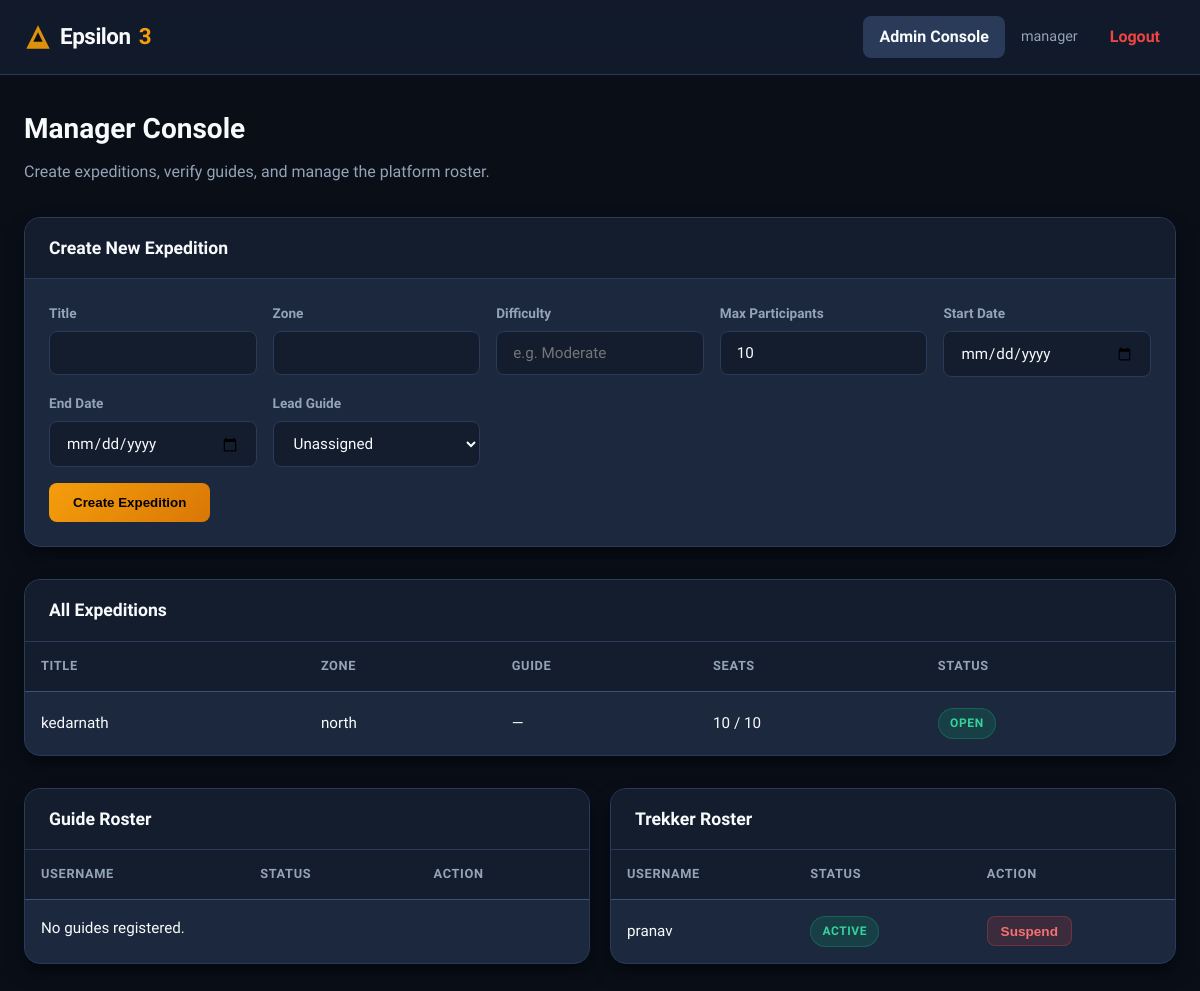
The app's page /admin/dashboard (signed in), older data.
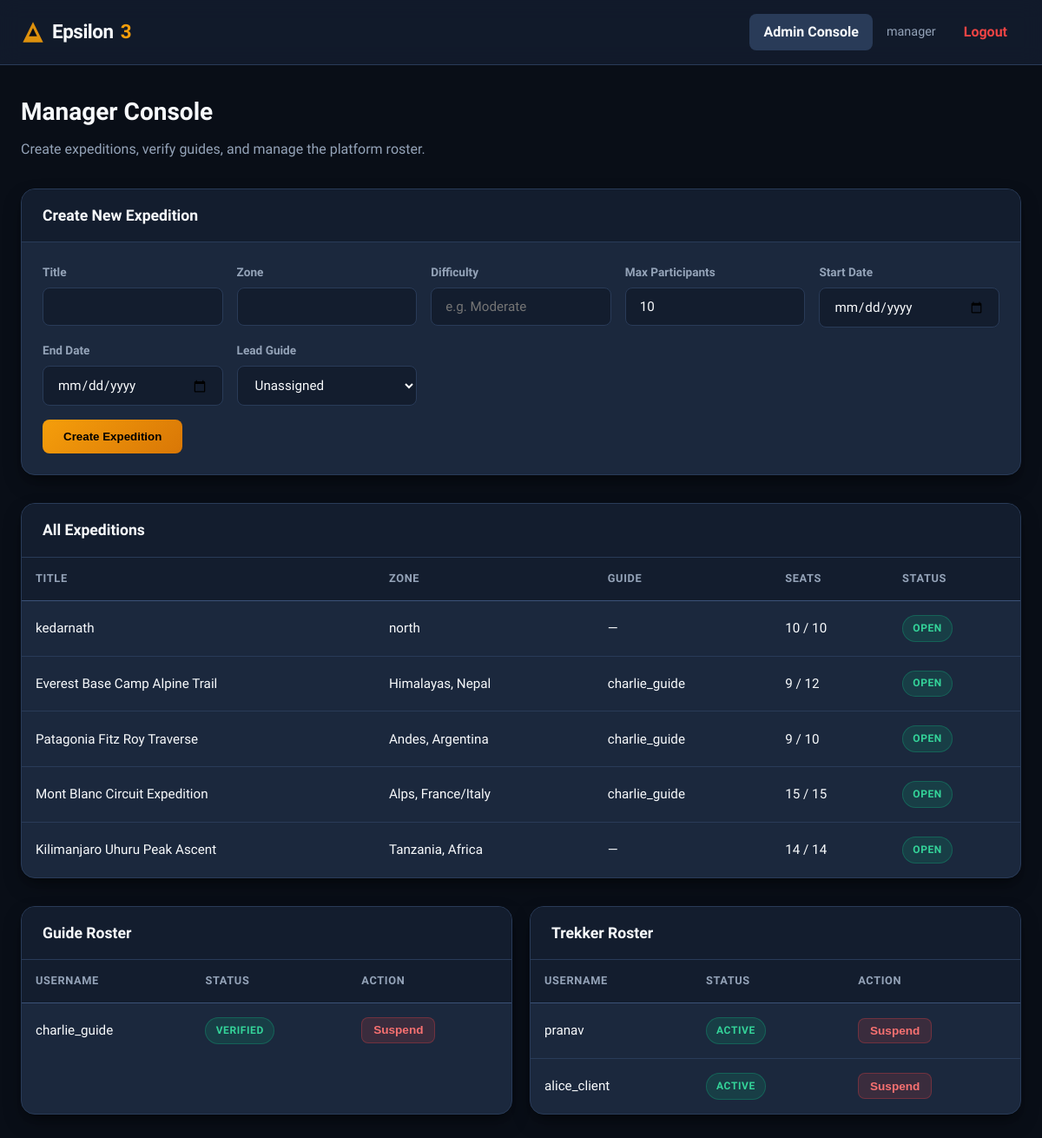
The same page, newer data.
### database/models.py (models this page shows, shortened)
class Expedition(db.Model):
    __tablename__ = 'expeditions'
    expedition_id = db.Column(db.Integer, primary_key=True)
    title = db.Column(db.String(200), nullable=False)
    zone = db.Column(db.String(100), nullable=False)
    difficulty_grade = db.Column(db.String(50), nullable=False)
    max_participants = db.Column(db.Integer, nullable=False)
    available_seats = db.Column(db.Integer, nullable=False)
    start_date = db.Column(db.DateTime, nullable=False)
    end_date = db.Column(db.DateTime, nullable=False)
    expedition_status = db.Column(db.String(50), default='Pending Approval', nullable=False)
    lead_guide_id = db.Column(db.Integer, db.ForeignKey('users.user_id'), nullable=True)
    guide = db.relationship(
        'UserAccount',
        backref=db.backref('assigned_expeditions', lazy=True),
        foreign_keys=[lead_guide_id]
    )

class UserAccount(db.Model):
    __tablename__ = 'users'
    user_id = db.Column(db.Integer, primary_key=True)
    username = db.Column(db.String(100), unique=True, nullable=False)
    password_hash = db.Column(db.String(255), nullable=False)
    user_role = db.Column(db.String(30), default='trekker', nullable=False)
    is_verified = db.Column(db.Boolean, default=True, nullable=False)
    is_enabled = db.Column(db.Boolean, default=True, nullable=False)

### controllers/manager_controller.py (the view)
@manager_controller.route('/dashboard')
def admin_dashboard():
    if not _is_manager_logged_in():
        return redirect('/portal/login')
    all_expeditions = Expedition.query.all()
    guides = UserAccount.query.filter_by(user_role='guide').all()
    trekkers = UserAccount.query.filter(UserAccount.user_role.in_(['trekker', 'client'])).all()
    return render_template(
        'admin_panel.html',
        expeditions=all_expeditions,
        guides=guides,
        trekkers=trekkers
    )

### controllers/manager_controller.py (called while the page is built)
def _is_manager_logged_in() -> bool:
    return session.get('user_role') == 'manager' and 'user_id' in session

### templates/admin_panel.html (shortened to what this page needs)
{% extends "base_layout.html" %}
{% block nav_links %}
    <a href="/admin/dashboard" class="nav-link-custom active">Admin Console</a>
{% endblock %}
{% block content %}
<h1 style="margin: 0 0 0.5rem; font-size: 1.75rem;">Manager Console</h1>
<p class="text-slate" style="margin: 0 0 2rem;">Create expeditions, verify guides, and manage the platform roster.</p>
<div class="alpine-card" style="margin-bottom: 2rem;">
    <div class="card-header-alpine">Create New Expedition</div>
    <div class="card-body-alpine">
        <form method="POST" action="/admin/create_expedition">
            <div style="display: grid; grid-template-columns: repeat(auto-fit, minmax(200px, 1fr)); gap: 1rem; margin-bottom: 1rem;">
                <div>
                    <label class="text-slate" style="display: block; margin-bottom: 0.4rem; font-size: 0.85rem; font-weight: 600;">Title</label>
                    <input class="alpine-input" type="text" name="title" required>
                </div>
                <div>
                    <label class="text-slate" style="display: block; margin-bottom: 0.4rem; font-size: 0.85rem; font-weight: 600;">Zone</label>
                    <input class="alpine-input" type="text" name="zone" required>
                </div>
                <div>
                    <label class="text-slate" style="display: block; margin-bottom: 0.4rem; font-size: 0.85rem; font-weight: 600;">Difficulty</label>
                    <input class="alpine-input" type="text" name="difficulty" placeholder="e.g. Moderate" required>
                </div>
                <div>
                    <label class="text-slate" style="display: block; margin-bottom: 0.4rem; font-size: 0.85rem; font-weight: 600;">Max Participants</label>
                    <input class="alpine-input" type="number" name="max_participants" value="10" min="1" required>
                </div>
                <div>
                    <label class="text-slate" style="display: block; margin-bottom: 0.4rem; font-size: 0.85rem; font-weight: 600;">Start Date</label>
                    <input class="alpine-input" type="date" name="start_date" required>
                </div>
                <div>
                    <label class="text-slate" style="display: block; margin-bottom: 0.4rem; font-size: 0.85rem; font-weight: 600;">End Date</label>
                    <input class="alpine-input" type="date" name="end_date" required>
                </div>
                <div>
                    <label class="text-slate" style="display: block; margin-bottom: 0.4rem; font-size: 0.85rem; font-weight: 600;">Lead Guide</label>
                    <select class="alpine-select" name="lead_guide_id">
                        <option value="">Unassigned</option>
                    </select>
                </div>
            </div>
            <button type="submit" class="btn-alpine-primary">Create Expedition</button>
        </form>
    </div>
</div>
<div class="alpine-card" style="margin-bottom: 2rem;">
    <div class="card-header-alpine">All Expeditions</div>
    <div class="card-body-alpine" style="padding: 0; overflow-x: auto;">
        <table class="alpine-table">
            <thead>
                <tr>
                    <th>Title</th>
                    <th>Zone</th>
                    <th>Guide</th>
                    <th>Seats</th>
                    <th>Status</th>
                </tr>
            </thead>
            <tbody>
                {% for exp in expeditions %}
                <tr>
                    <td>{{ exp.title }}</td>
                    <td>{{ exp.zone }}</td>
                    <td>{{ exp.guide.username if exp.guide else '—' }}</td>
                    <td>{{ exp.available_seats }} / {{ exp.max_participants }}</td>
                    <td>
                        {% if exp.expedition_status == 'Open' %}
                            <span class="alpine-badge badge-open">{{ exp.expedition_status }}</span>
                        {% else %}
                            <span class="alpine-badge badge-closed">{{ exp.expedition_status }}</span>
                        {% endif %}
                    </td>
                </tr>
                {% else %}
                <tr>
                    <td colspan="5" class="text-slate">No expeditions yet.</td>
                </tr>
                {% endfor %}
            </tbody>
        </table>
    </div>
</div>
<div style="display: grid; grid-template-columns: repeat(auto-fit, minmax(320px, 1fr)); gap: 1.25rem;">
    <div class="alpine-card">
        <div class="card-header-alpine">Guide Roster</div>
        <div class="card-body-alpine" style="padding: 0; overflow-x: auto;">
            <table class="alpine-table">
                <thead>
                    <tr>
                        <th>Username</th>
                        <th>Status</th>
                        <th>Action</th>
                    </tr>
                </thead>
                <tbody>
                    {% for guide in guides %}
                    <tr>
                        <td>{{ guide.username }}</td>
                        <td>
                            {% if not guide.is_enabled %}
                                <span class="alpine-badge badge-danger">Suspended</span>
                            {% elif guide.is_verified %}
                                <span class="alpine-badge badge-open">Verified</span>
                            {% else %}
                                <span class="alpine-badge badge-pending">Pending</span>
                            {% endif %}
                        </td>
                        <td style="display: flex; gap: 0.5rem; flex-wrap: wrap;">
                            {% if guide.is_enabled %}
                            <form method="POST" action="/admin/suspend/{{ guide.user_id }}">
                                <button type="submit" class="btn-alpine-danger">Suspend</button>
                            </form>
                            {% endif %}
                        </td>
                    </tr>
                    {% else %}
                    <tr>
                        <td colspan="3" class="text-slate">No guides registered.</td>
                    </tr>
                    {% endfor %}
                </tbody>
            </table>
        </div>
    </div>
    <div class="alpine-card">
        <div class="card-header-alpine">Trekker Roster</div>
        <div class="card-body-alpine" style="padding: 0; overflow-x: auto;">
            <table class="alpine-table">
                <thead>
                    <tr>
                        <th>Username</th>
                        <th>Status</th>
                        <th>Action</th>
                    </tr>
                </thead>
                <tbody>
                    {% for trekker in trekkers %}
                    <tr>
                        <td>{{ trekker.username }}</td>
                        <td>
                            {% if trekker.is_enabled %}
                                <span class="alpine-badge badge-open">Active</span>
                            {% else %}
                                <span class="alpine-badge badge-danger">Suspended</span>
                            {% endif %}
                        </td>
                        <td>
                            {% if trekker.is_enabled %}
                            <form method="POST" action="/admin/suspend/{{ trekker.user_id }}">
                                <button type="submit" class="btn-alpine-danger">Suspend</button>
                            </form>
                            {% endif %}
                        </td>
                    </tr>
                    {% else %}
                    <tr>
                        <td colspan="3" class="text-slate">No trekkers registered.</td>
                    </tr>
                    {% endfor %}
                </tbody>
            </table>
        </div>
    </div>
</div>
{% endblock %}

### templates/base_layout.html (shortened to what this page needs)
<!DOCTYPE html>
<html lang="en">
<head>
    <link rel="stylesheet" href="{{ url_for('static', filename='theme_epsilon.css') }}">
</head>
<body>
    <nav class="alpine-navbar">
        <div style="max-width: 1200px; margin: 0 auto; padding: 0 1.5rem; display: flex; align-items: center; justify-content: space-between; gap: 1rem; flex-wrap: wrap;">
            <a href="/" class="alpine-brand">
                <svg width="28" height="28" viewBox="0 0 24 24" fill="none" aria-hidden="true">
                    <path d="M12 2L2 22h20L12 2z" fill="#f59e0b" opacity="0.9"/>
                    <path d="M12 8l-4 8h8l-4-8z" fill="#090e17"/>
                </svg>
                Epsilon <span>3</span>
            </a>
            <div style="display: flex; align-items: center; gap: 0.5rem; flex-wrap: wrap;">
                {% block nav_links %}{% endblock %}
                {% if session.get('username') %}
                    <span class="text-slate" style="font-size: 0.9rem; padding: 0 0.5rem;">{{ session.username }}</span>
                    <a href="/portal/logout" class="nav-link-custom nav-link-logout">Logout</a>
                {% endif %}
            </div>
        </div>
    </nav>
    <main style="max-width: 1200px; margin: 0 auto; padding: 2rem 1.5rem; flex: 1; width: 100%;">
        {% block content %}{% endblock %}
    </main>
</body>
</html>

### static/theme_epsilon.css (style rules this page uses)
:root { --bg-body: #090e17; --bg-surface: #131d2e; --bg-card: #1b283d; --bg-card-hover: #21324d; --border-subtle: #293b58; --border-strong: #3b5278; --text-main: #f8fafc; --text-muted: #94a3b8; --text-dim: #64748b; --accent-primary: #f59e0b; --accent-primary-hover: #d97706; --accent-primary-subtle: rgba(245, 158, 11, 0.15); --accent-success: #10b981; --accent-success-subtle: rgba(16, 185, 129, 0.15); --accent-danger: #ef4444; --accent-danger-subtle: rgba(239, 68, 68, 0.15); --accent-info: #38bdf8; --accent-info-subtle: rgba(56, 189, 248, 0.15); --radius-sm: 8px; --radius-md: 12px; --radius-lg: 16px; --shadow-card: 0 10px 25px -5px rgba(0, 0, 0, 0.4), 0 8px 10px -6px rgba(0, 0, 0, 0.3); --shadow-hover: 0 20px 30px -10px rgba(0, 0, 0, 0.6), 0 0 15px rgba(245, 158, 11, 0.15); }
* { box-sizing: border-box; }
body { margin: 0; padding: 0; font-family: 'Plus Jakarta Sans', -apple-system, BlinkMacSystemFont, "Segoe UI", Roboto, sans-serif; background-color: var(--bg-body); color: var(--text-main); line-height: 1.6; min-height: 100vh; display: flex; flex-direction: column; }
.alpine-navbar { background: rgba(19, 29, 46, 0.85); backdrop-filter: blur(12px); border-bottom: 1px solid var(--border-subtle); padding: 1rem 0; position: sticky; top: 0; z-index: 1000; }
.alpine-brand { font-weight: 800; font-size: 1.4rem; color: var(--text-main); text-decoration: none; letter-spacing: -0.02em; display: flex; align-items: center; gap: 0.5rem; }
.alpine-brand span { color: var(--accent-primary); }
.nav-link-custom { color: var(--text-muted); font-weight: 600; text-decoration: none; padding: 0.5rem 1rem; border-radius: var(--radius-sm); transition: all 0.2s ease; }
.nav-link-custom:hover, .nav-link-custom.active { color: var(--text-main); background: var(--border-subtle); }
.nav-link-logout { color: var(--accent-danger); }
.alpine-card { background: var(--bg-card); border: 1px solid var(--border-subtle); border-radius: var(--radius-lg); box-shadow: var(--shadow-card); transition: transform 0.25s cubic-bezier(0.16, 1, 0.3, 1), box-shadow 0.25s ease, border-color 0.2s ease; overflow: hidden; }
.card-header-alpine { background: var(--bg-surface); border-bottom: 1px solid var(--border-subtle); padding: 1rem 1.5rem; font-weight: 700; font-size: 1.1rem; }
.card-body-alpine { padding: 1.5rem; }
.alpine-input, .alpine-select { width: 100%; background-color: var(--bg-surface); border: 1px solid var(--border-subtle); color: var(--text-main); padding: 0.75rem 1rem; border-radius: var(--radius-sm); font-family: inherit; font-size: 0.95rem; transition: border-color 0.2s ease, box-shadow 0.2s ease; }
.btn-alpine-primary { background: linear-gradient(135deg, var(--accent-primary), var(--accent-primary-hover)); color: #000; font-weight: 700; border: none; padding: 0.75rem 1.5rem; border-radius: var(--radius-sm); cursor: pointer; transition: all 0.2s ease; display: inline-flex; align-items: center; justify-content: center; gap: 0.5rem; text-decoration: none; }
.btn-alpine-danger { background: var(--accent-danger-subtle); color: #f87171; border: 1px solid rgba(239, 68, 68, 0.3); font-weight: 600; padding: 0.4rem 0.8rem; border-radius: var(--radius-sm); cursor: pointer; font-size: 0.85rem; }
.alpine-badge { display: inline-block; padding: 0.3rem 0.7rem; border-radius: 9999px; font-size: 0.75rem; font-weight: 700; text-transform: uppercase; letter-spacing: 0.05em; }
.badge-open { background: var(--accent-success-subtle); color: #34d399; border: 1px solid rgba(16, 185, 129, 0.3); }
.alpine-table { width: 100%; border-collapse: separate; border-spacing: 0; margin: 0; }
.alpine-table th { background: var(--bg-surface); color: var(--text-muted); font-weight: 700; font-size: 0.8rem; text-transform: uppercase; letter-spacing: 0.05em; padding: 0.9rem 1rem; text-align: left; border-bottom: 1px solid var(--border-strong); }
.alpine-table td { padding: 1rem; border-bottom: 1px solid var(--border-subtle); color: var(--text-main); font-size: 0.95rem; }
.alpine-table tr:last-child td { border-bottom: none; }
.text-slate { color: var(--text-muted); }

Row changes from the older to the newer data that the page shows:
added Expedition: title "Everest Base Camp Alpine Trail", zone "Himalayas, Nepal", guide "charlie_guide", available_seats "9", max_participants "12", expedition_status "OPEN"
added Expedition: title "Patagonia Fitz Roy Traverse", zone "Andes, Argentina", guide "charlie_guide", available_seats "9", max_participants "10", expedition_status "OPEN"
added Expedition: title "Mont Blanc Circuit Expedition", zone "Alps, France/Italy", guide "charlie_guide", available_seats "15", max_participants "15", expedition_status "OPEN"
added Expedition: title "Kilimanjaro Uhuru Peak Ascent", zone "Tanzania, Africa", guide "—", available_seats "14", max_participants "14", expedition_status "OPEN"
added UserAccount: username "charlie_guide", is_enabled "VERIFIED"
added UserAccount: username "alice_client", is_enabled "ACTIVE"
Text that changed along with them:
text no longer shown: "No guides registered."
